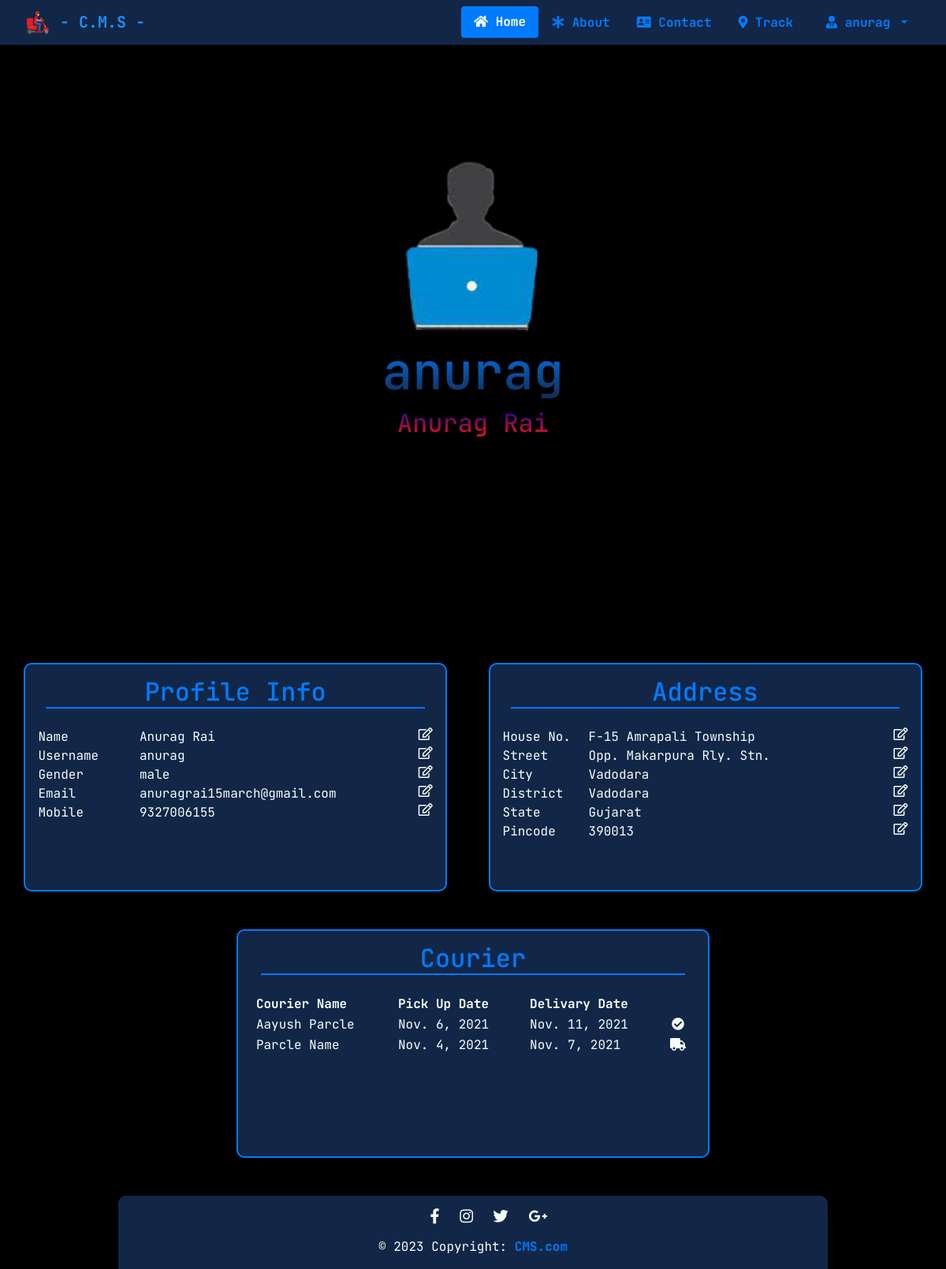
/user/ (signed in), run on the app's committed database.
### user/models.py (models this page shows, shortened)
class CustomUser(AbstractUser):
    gender = models.CharField(max_length=10, blank=True, verbose_name='Gender')
    mobile = models.CharField(verbose_name='Mobile Number', max_length=12, blank=True)
    dob = models.DateField(blank=True, null=True, verbose_name='Date Of Birth')
    image = models.ImageField(upload_to=user_image_path, default='user.png', verbose_name='User Image')
    class Meta:
        verbose_name = 'User'
        verbose_name_plural = 'Users'
        ordering = ['id']
    def image_tag(self):
        return mark_safe('<img src="/media/%s" width="150" height="150" />' % (self.image))
    image_tag.short_description = 'Image'
    image_tag.allow_tags = True
    def get_group_names(self):
        """
            get group, separate by comma, and display empty string if user has no group
        """
        return ','.join([group.name for group in self.groups.all()]) if self.groups.count() else ''
    get_group_names.short_description = 'User Type'

class UserAddress(models.Model):
    user = models.OneToOneField(CustomUser, verbose_name="User", on_delete=models.CASCADE, blank=True, null=True)
    house_number = models.CharField(
        max_length=200, blank=True, verbose_name='House Number')
    street = models.CharField(
        max_length=200, blank=True, verbose_name='Street')
    city = models.CharField(max_length=50, blank=True, verbose_name='City')
    district = models.CharField(
        max_length=50, blank=True, verbose_name='District')
    state = models.CharField(max_length=50, blank=True,
                             verbose_name='State', choices=states)
    pincode = models.CharField(
        max_length=10, blank=True, verbose_name='Pincode')
    class Meta:
        verbose_name = 'User Address'
        verbose_name_plural = 'User Addresses'
        ordering = ['-id']

### courier/models.py (models this page shows, shortened)
class CourierDeliveryStatus(models.Model):
    id = models.AutoField(primary_key=True)
    courier = models.OneToOneField(Courier, related_name='courier', on_delete=models.CASCADE, verbose_name='Courier')
    delivery_boy = models.ForeignKey(CustomUser, related_name='delivary_boy', blank=True, null=True, verbose_name='Delivery Boy', limit_choices_to={'groups__name': "Delivery Boy"}, on_delete=models.SET_NULL)
    pickup_faculty = models.ForeignKey(Faculty, blank=True, verbose_name='Pick Up Faculty', related_name='pick_up_faculty', on_delete=models.DO_NOTHING, null=True)
    deliver_faculty = models.ForeignKey(Faculty, blank=True, verbose_name='Deliver Faculty',
                                        on_delete=models.DO_NOTHING, null=True, related_name='deliver_faculty')
    is_shipped = models.BooleanField(verbose_name='Courier is Shipped', default=False)
    out_for_delivery = models.BooleanField(verbose_name='Courier is Out for Delivery', default=False)
    is_delivered = models.BooleanField(verbose_name='Courier Delivered', default=False)
    is_picked = models.BooleanField(verbose_name='Courier Picked Up', default=False)
    delivered_date = models.DateField(blank=True, null=True, verbose_name='Delivered Date')
    class Meta:
        ordering = ['-id']
        verbose_name = 'Courier Status'
        verbose_name_plural = 'Couriers Status'

class Courier(models.Model):
    id = models.AutoField(primary_key=True)
    title = models.CharField(max_length=100, verbose_name='Parcle Title')
    description = models.TextField(blank=True, default='NO DESCRIPTION', null=True, verbose_name='Parcle Description')
    weight = models.FloatField(verbose_name='Parcle Weight')
    charge = models.FloatField(verbose_name='Charge', blank=True, null=True)
    customer = models.ForeignKey(
        CustomUser, on_delete=models.CASCADE, verbose_name='Customer User')
    recipient_name = models.CharField(max_length=100, verbose_name='Recipient Name')
    recipient_email = models.CharField(max_length=200, verbose_name='Recipient Email')
    register_date = models.DateField(
        auto_now_add=True, verbose_name='Parcle Register Date')
    pickup_date = models.DateField(
        blank=True, null=True, verbose_name='Pick Up Date')
    rating = models.FloatField(
        blank=True, null=True, verbose_name='Delivery Rating')
    feedback = models.TextField(
        blank=True, default='NO FEEDBACK', null=True, verbose_name='Delivery Feedback')
    conform = models.BooleanField(default=False)
    class Meta:
        ordering = ['-id']
        verbose_name = 'Courier'
        verbose_name_plural = 'Couriers'

### user/views.py (the view)
# urls.py: path('user/', include('user.urls')),
@login_required()
def user(request):
    address = UserAddress.objects.get(user=request.user)
    status = CourierDeliveryStatus.objects.filter(
        courier__customer=request.user)
    params = {
        'title': f'{request.user.username} Profile | CMS',
        'address':address,
        'status':status
        }
    return render(request, 'user/profile.html', params)

### user/templates/user/profile.html (shortened to what this page needs)
{% extends 'base.html' %}
{% load static %}
{% block head %}
<link rel="stylesheet" href="/static/CSS/user/profile.css">
<link rel="stylesheet" href="/static/CSS/user/data-scroller.css">
{% endblock %}
{% block content %}
<div class="img-container mt-3">
    <img src="/media/{{user.image}}" alt="{{user.username}}" class="user-img">
    <h2 class="username-header">
        {{user.username}}
    </h2>
    <h2 class="name-header">
        {{user.first_name}} {{user.last_name}}
    </h2>
</div>
<div class="user-details-container mb-2 mx-1">
    <div class="detail-row my-5">
        {% include 'user/profile/user-details.html' %}
        {% include 'user/profile/address.html' %}
    </div>
    <div class="detail-row my-5">
        {% include 'user/profile/courier.html' %}
    </div>
</div>
{% endblock %}

### templates/base.html (shortened to what this page needs)
<!DOCTYPE html>
<html lang="en">
{% load static %}
{% load hosts %}
<head>
    <link rel="stylesheet" href="https://use.fontawesome.com/releases/v5.15.1/css/all.css"
>
    <link rel="stylesheet" href="{% static 'CSS/bootstrap.min.css' %}">
    <link rel="stylesheet" href="/static/CSS/base.css">
    <link rel="stylesheet" href="/static/CSS/nav.css">
    <link rel="stylesheet" href="/static/CSS/scroll.css">
    <link rel="stylesheet" href="/static/CSS/footer.css">
    <link rel="stylesheet" href="/static/CSS/modal.css">
    {% block head %}
    {% endblock %}
</head>
<body>
    {% include 'nav.html' %}
    {% include 'messages.html' %}
    <div class="container main-container" id='#base-container' style="text-align: center;">
        {% block content %}
        {% endblock %}
    {% include 'footer.html' %}
    </div>
</body>
</html>

### templates/nav.html (shortened to what this page needs)
{% load hosts %}
<nav class="navbar navbar-light bg-light">
    <a class="navbar-brand" href="/">
        <img src="/static/images/logo/logo.png" class="d-inline-block align-top logo" alt="logo">
        - C.M.S -
    </a>
    <ul class="nav nav-tabs nav-pills px-2">
        <li class="nav-item">
            <a class="nav-link active" href="/home/">
                <span class="fas fa-home"></span>
                Home
            </a>
        </li>
        <li class="nav-item">
            <a class="nav-link" href="/about-us/">
                <span class="fas fa-asterisk"></span>
                About
            </a>
        </li>
        <li class="nav-item">
            <a class="nav-link" href="/contact/">
                <span class="fas fa-address-card"></span>
                Contact
            </a>
        </li>
        <li class="nav-item">
            <a class="nav-link" href="#" id="login" data-toggle="modal" data-target="#track-modal">
                <span class="fas fa-map-marker-alt"></span>
                Track
            </a>
        </li>
        {% if auth %}
        <div class="dropdown nav-user">
            <button class="btn nav-item dropdown-toggle nav-user-button px-4" type="button" id="dropdownMenuButton"
                data-toggle="dropdown" aria-haspopup="true" aria-expanded="false">
                <span class="fas fa-user-tie"></span>
                {{user.username}}
            </button>
        </div>
        {% endif %}
    </ul>
</nav>

### templates/messages.html (shortened to what this page needs)
<link rel="stylesheet" href="/static/CSS/message.css">

### user/templates/user/profile/user-details.html
<div class="user-details profile-wrapper py-3">
    <h2>
        Profile Info
        <hr class="header-hr">
    </h2>
    <div class="detail">
        <p class="field">
            Name
        </p>
        <p class="value scroller" id='value-name'>
            {{user.first_name}} {{user.last_name}}
        </p>
        <i class="fas fa-edit" id='update-name' onclick="get_modal('Name')"></i>
    </div>
    <div class="detail">
        <p class="field">
            Username
        </p>
        <p class="value scroller" id='value-username'>
            {{user.username}}
        </p>
        <i class="fas fa-edit" id='update-username' onclick="get_modal('Username')"></i>
    </div>
    <div class="detail">
        <p class="field">
            Gender
        </p>
        <p class="value scroller" id='value-gender'>
            {{user.gender}}
        </p>
        <i class="fas fa-edit" id='update-gender' onclick="get_modal('gender')"></i>
    </div>
    <div class="detail">
        <p class="field">
            Email
        </p>
        <p class="value scroller" id='value-email'>
            {{user.email}}
        </p>
        <i class="fas fa-edit" id='update-email' onclick="get_modal('Email')"></i>
    </div>
    <div class="detail">
        <p class="field">
            Mobile
        </p>
        <p class="value scroller" id="value-mobile">
            {{user.mobile}}
        </p>
        <i class="fas fa-edit" id='update-mobile' onclick="get_modal('Mobile')"></i>
    </div>
</div>

### user/templates/user/profile/address.html
<div class="address-container profile-wrapper py-3">
    <h2 class="address-title">
        Address
        <hr class="header-hr">
    </h2>
    <div class="detail">
        <p class="field">
            House No.
        </p>
        <p class="value scroller" id="value-house_no">
            {{address.house_number}}
        </p>
        <i class="fas fa-edit" id='update-house_no' onclick="get_modal('House_no')"></i>
    </div>
    <div class="detail">
        <p class="field">
            Street
        </p>
        <p class="value scroller" id="value-street">
            {{address.street}}
        </p>
        <i class="fas fa-edit" id='update-street' onclick="get_modal('Street')"></i>
    </div>
    <div class="detail">
        <p class="field">
            City
        </p>
        <p class="value scroller" id="value-city">
            {{address.city}}
        </p>
        <i class="fas fa-edit" id='update-city' onclick="get_modal('City')"></i>
    </div>
    <div class="detail">
        <p class="field">
            District
        </p>
        <p class="value scroller" id="value-district">
            {{address.district}}
        </p>
        <i class="fas fa-edit" id='update-district' onclick="get_modal('District')"></i>
    </div>
    <div class="detail">
        <p class="field">
            State
        </p>
        <p class="value scroller" id="value-state">
            {{address.state}}
        </p>
        <i class="fas fa-edit" id='update-state' onclick="get_modal('State')"></i>
    </div>
    <div class="detail">
        <p class="field">
            Pincode
        </p>
        <p class="value scroller" id="value-pincode">
            {{address.pincode}}
        </p>
        <i class="fas fa-edit" id='update-pincode' onclick="get_modal('Pincode')"></i>
    </div>
</div>

### user/templates/user/profile/courier.html (shortened to what this page needs)
<div class="courier-container profile-wrapper py-3">
    <h2 class="courier-title">
        Courier
        <hr class="header-hr">
    </h2>
    <table class="courier-table">
        <tr class="courier-heading">
            <th class="courier-name scroller">
                Courier Name
            </th>
            <th class="courier-date">
                Pick Up Date
            </th>
            <th class="courier-date">
                Delivary Date
            </th>
            <th class="courier-delivered">
            </th>
        </tr>
        {% for courier in status %}
        <tr>
            <td class="courier-name scroller">
                <a href="/courier/{{courier.courier.id}}/">
                    {{courier.courier.title|title}}
                </a>
            </td>
            <td class="courier-date">
                {{courier.courier.pickup_date}}
            </td>
            <td class="courier-date">
                {{courier.delivered_date}}
            </td>
            <td class="courier-delivered">
                {% if courier.is_delivered %}
                <i class="fas fa-check-circle"></i>
                {% else %}
                <i class="fas fa-truck"></i>
                {% endif %}
            </td>
        </tr>
        {% endfor %}
    </table>
</div>

### templates/footer.html
<footer class="page-footer font-small pt-4">
    <div class="footer_container">
        <ul class="text-center footer-social-media">
            <li class="list-inline-item">
                <a class="btn-floating mx-1 social-media-icon" href="#">
                    <i class="fab fa-facebook-f"></i>
                </a>
            </li>
            <li class="list-inline-item">
                <a class="btn-floating mx-1 social-media-icon" href="#">
                    <i class="fab fa-instagram"></i>
                </a>
            </li>
            <li class="list-inline-item">
                <a class="btn-floating mx-1 social-media-icon" href="#">
                    <i class="fab fa-twitter"></i>
                </a>
            </li>
            <li class="list-inline-item">
                <a class="btn-floating mx-1 social-media-icon" href="#">
                    <i class="fab fa-google-plus-g"></i>
                </a>
            </li>
        </ul>
        <div class="footer-copyright text-center py-3">© 2023 Copyright:
            <a href="/home/" style="font-family: JetBrains Mono;font-weight: bolder;">
                CMS.com</a>
        </div>
    </div>
</footer>

### data on the page
CustomUser: username "anurag", image (placeholder picture), first_name "Anurag", last_name "Rai", gender "male", email "anuragrai15march@gmail.com", mobile "9327006155"
UserAddress: house_number "F-15 Amrapali Township", street "Opp. Makarpura Rly. Stn.", city "Vadodara", district "Vadodara", state "Gujarat", pincode "390013"
CourierDeliveryStatus: courier "Aayush Parcle", courier.pickup_date "Nov. 6, 2021", delivered_date "Nov. 11, 2021", is_delivered True (drawn)
CourierDeliveryStatus: courier "Parcle Name", courier.pickup_date "Nov. 4, 2021", delivered_date "Nov. 7, 2021", is_delivered False (drawn)
